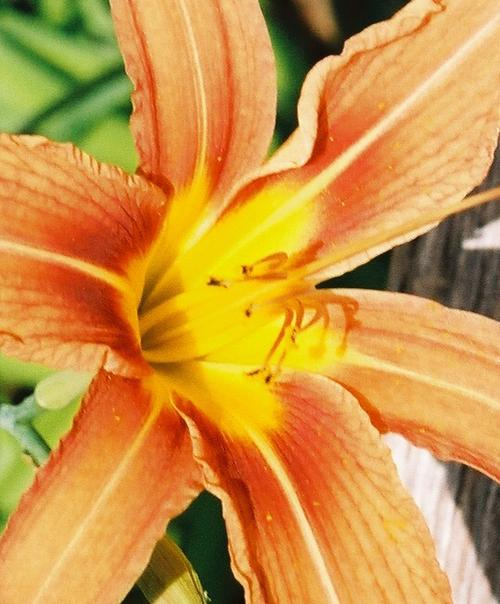
#> input picture Data/train/lily/1411069434_b1750f4a09_o.jpg, 500 x 604 px, found by its file name
$ python training_model.py
#> lines starting #> are read from the running program, lines starting #| are printed output that depends on the picture
import numpy as np
import pickle
from sklearn.svm import SVC
from lightgbm import LGBMClassifier
import lightgbm as lgb
from sklearn.preprocessing import StandardScaler, LabelEncoder
from sklearn.decomposition import PCA
from sklearn.metrics import accuracy_score
from sklearn.model_selection import train_test_split
from skimage.feature import hog
from sklearn.ensemble import RandomForestClassifier
import cv2
import os


def compute_color_histogram(image, bins=(8, 8, 8)):
    # Convert the image to HSV color space
    hsv_image = cv2.cvtColor(image, cv2.COLOR_BGR2HSV)
    # Compute the color histogram
    hist = cv2.calcHist([hsv_image], [0, 1, 2], None, bins, [0, 180, 0, 256, 0, 256])
    # Normalize the histogram
    hist = cv2.normalize(hist, hist).flatten()
    return hist

def load_images(folder_path, flower_types):
#> called with folder_path = 'F:\\Ky4\\CV\\cv\\flowers\\train'
    features = []
    labels = []
    for flower in flower_types:
        flower_folder = os.path.join(folder_path, flower)
        for img in os.listdir(flower_folder):
            img_path = os.path.join(flower_folder, img)
            image = cv2.imread(img_path)
#> image is the input picture: shape (604, 500, 3); mean B, G, R 67.9, 148.3, 204.4
            if image is None:
                continue
            image = np.array(image).astype('uint8')
            image = cv2.resize(image, (64, 64))
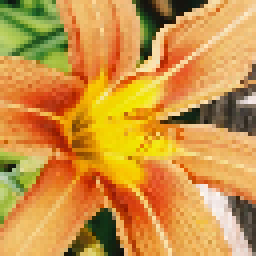
#> image: shape (64, 64, 3) (shown 4 times larger); mean B, G, R 67.6, 148, 204.2
            grey_image = cv2.cvtColor(image, cv2.COLOR_BGR2GRAY)
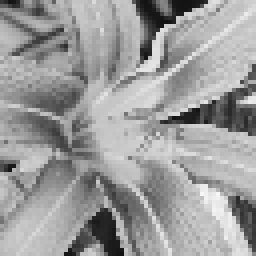
#> grey_image: shape (64, 64) (shown 4 times larger); min 16, max 247, mean 155.7

            # Extract HOG features
            hog_features = hog(grey_image, orientations=9, pixels_per_cell=(8, 8),
                               cells_per_block=(2, 2), transform_sqrt=True, block_norm="L2")
#> hog_features = 1764 values, max 0.738 at index 1140, min 0 at index 1, mean 0.117

            # Extract color histogram features
            color_hist = compute_color_histogram(image)
#> in compute_color_histogram, `hsv_image = cv2.cvtColor(image, cv2.COLOR_BGR2HSV)`: hsv_image: shape (64, 64, 3); mean H, S, V 19.8, 169.4, 207.7
#> in compute_color_histogram, `hist = cv2.normalize(hist, hist).flatten()`: hist = 512 values, max 0.683 at index 39, min 0 at index 0, mean 0.00683
#> color_hist has the same summary as hist in compute_color_histogram

            # Concatenate HOG and color histogram features
            combined_features = np.hstack((hog_features, color_hist))
#> combined_features = 2276 values, max 0.738 at index 1140, min 0 at index 1, mean 0.0922

            features.append(combined_features)
            labels.append(flower)

    return features, labels

# Cấu hình đường dẫn và loại hoa
train_dir = 'F:\\Ky4\\CV\\cv\\flowers\\train'
val_dir ='F:\\Ky4\\CV\\cv\\flowers\\val'
test_dir='F:\\Ky4\\CV\\cv\\flowers\\test'

# Tải và xử lý dữ liệu
flower_types = ['lily', 'orchid', 'daisy', 'sunflower', 'tulip']
#> (the run stopped early here; a loop or call above may not have finished)
